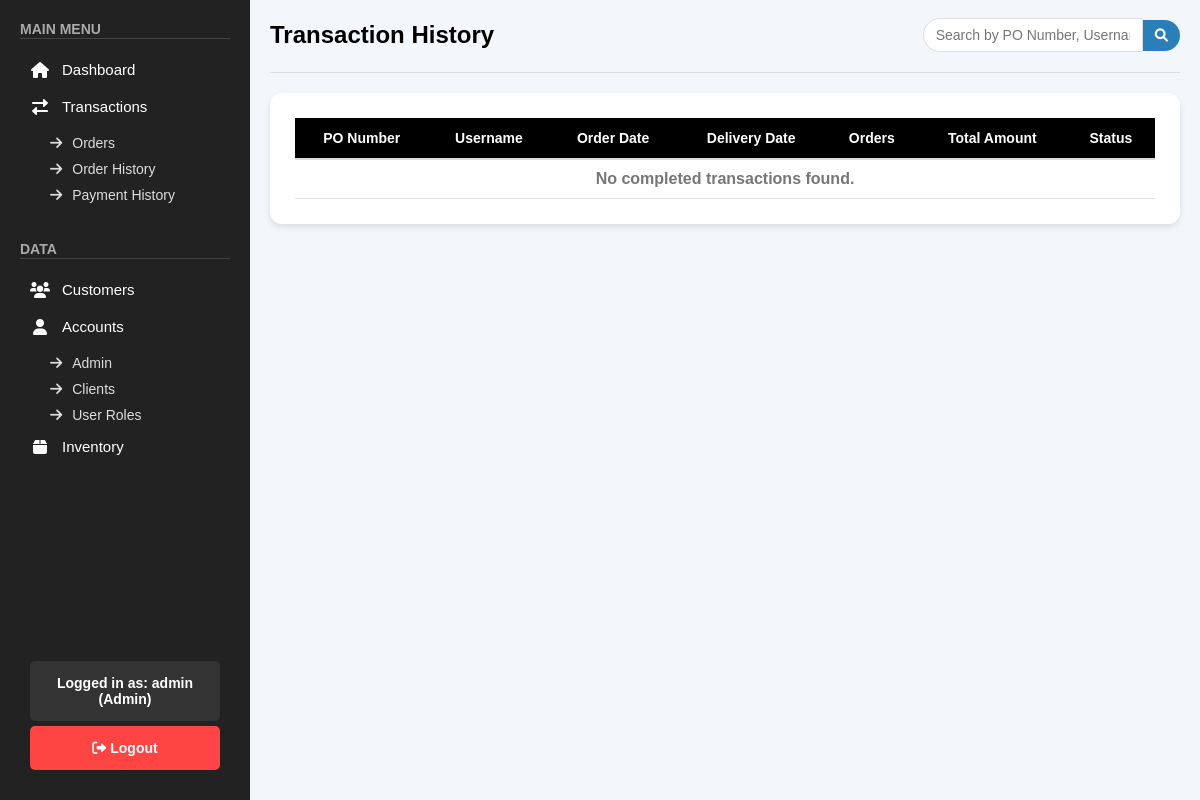
/public/pages/order_history.php (signed in), run on an earlier commit of the app's database.
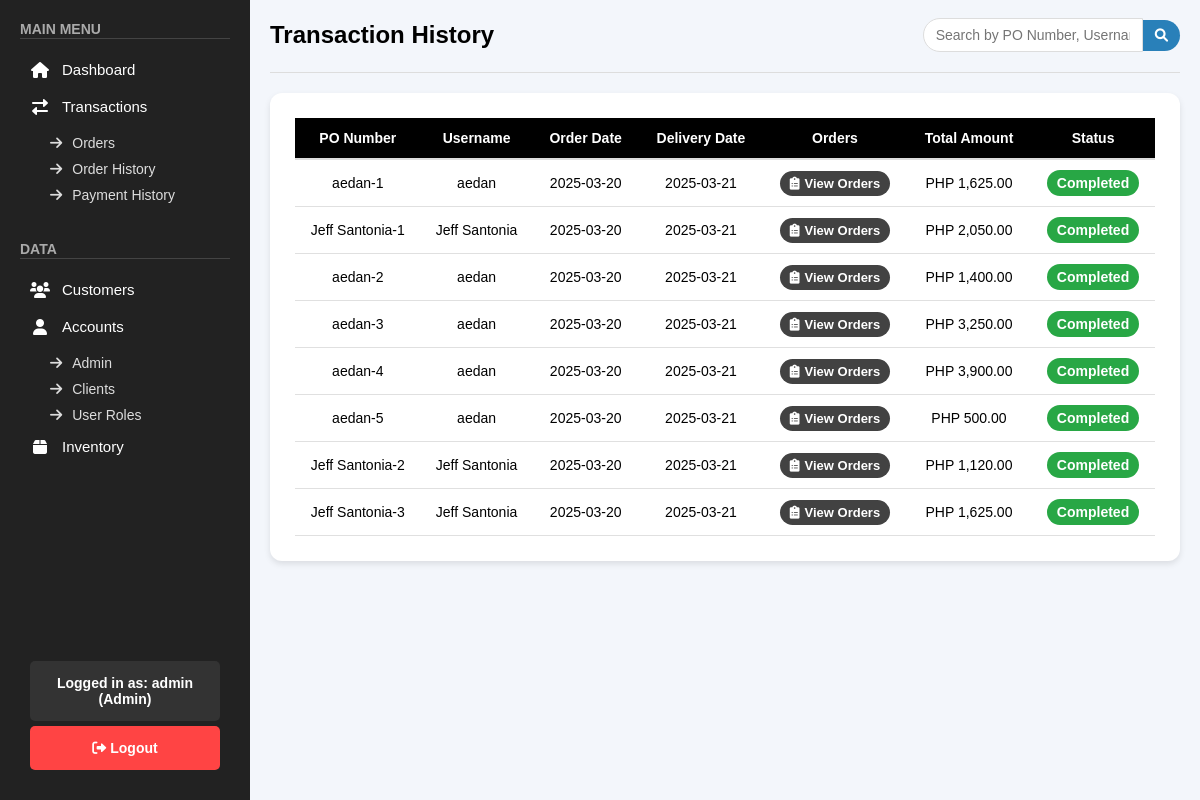
And on a later commit of the database.
### tables this page shows
CREATE TABLE `orders` (
  `id` int(11) NOT NULL,
  `po_number` varchar(255) NOT NULL,
  `username` varchar(255) NOT NULL,
  `order_date` date NOT NULL,
  `delivery_date` date NOT NULL,
  `orders` longtext DEFAULT NULL CHECK (json_valid(`orders`)),
  `total_amount` decimal(10,2) NOT NULL,
  `status` enum('Pending','Active','Rejected','Completed') NOT NULL DEFAULT 'Pending'
);

### public/pages/order_history.php (the view, shortened to what this page needs)
<?php
include "../../backend/check_role.php";
$orders = [];
$sql = "SELECT po_number, username, order_date, delivery_date, orders, total_amount, status
        FROM orders
        WHERE status = 'Completed'
        ORDER BY order_date DESC";
$result = $conn->query($sql);
if ($result && $result->num_rows > 0) {
    while ($row = $result->fetch_assoc()) {
        $orders[] = $row;
    }
}
?>
<!DOCTYPE html>
<html lang="en">
<head>
    <link rel="stylesheet" href="/top_exchange/public/css/orders.css">
    <link rel="stylesheet" href="/top_exchange/public/css/sidebar.css">
    <link rel="stylesheet" href="https://cdnjs.cloudflare.com/ajax/libs/font-awesome/6.0.0/css/all.min.css">
</head>
<body>
    <?php include '../sidebar.php'; ?>
    <div class="main-content">
        <div class="orders-header">
            <h1>Transaction History</h1>
            <div class="search-container">
                <input type="text" id="searchInput" placeholder="Search by PO Number, Username, or Order Date...">
                <button class="search-btn"><i class="fas fa-search"></i></button>
            </div>
        </div>
        <div class="orders-table-container">
            <table class="orders-table">
                <thead>
                    <tr>
                        <th>PO Number</th>
                        <th>Username</th>
                        <th>Order Date</th>
                        <th>Delivery Date</th>
                        <th>Orders</th>
                        <th>Total Amount</th>
                        <th>Status</th>
                    </tr>
                </thead>
                <tbody>
                    <?php if (count($orders) > 0): ?>
                        <?php foreach ($orders as $order): ?>
                            <tr>
                                <td><?= htmlspecialchars($order['po_number']) ?></td>
                                <td><?= htmlspecialchars($order['username']) ?></td>
                                <td><?= htmlspecialchars($order['order_date']) ?></td>
                                <td><?= htmlspecialchars($order['delivery_date']) ?></td>
                                <td>
                                    <button class="view-orders-btn"
                                            onclick="viewOrderDetails('<?= htmlspecialchars($order['orders']) ?>', '<?= htmlspecialchars($order['po_number']) ?>', '<?= htmlspecialchars($order['username']) ?>')">
                                        <i class="fas fa-clipboard-list"></i>
                                            View Orders
                                    </button>
                                </td>
                                <td>PHP <?= htmlspecialchars(number_format($order['total_amount'], 2)) ?></td>
                                <td><span class="status-badge status-completed">Completed</span></td>
                            </tr>
                        <?php endforeach; ?>
                    <?php else: ?>
                        <tr>
                            <td colspan="7" class="no-orders">No completed transactions found.</td>
                        </tr>
                    <?php endif; ?>
                </tbody>
            </table>
        </div>
    </div>
</body>
</html>

### public/sidebar.php (shortened to what this page needs)
<?php
include_once "../../backend/check_role.php";
$role = $_SESSION['role'] ?? 'guest';
$stmt = $conn->prepare("SELECT pages FROM roles WHERE role_name = ? AND status = 'active'");
$stmt->bind_param("s", $role);
$stmt->execute();
$stmt->bind_result($pages);
$allowedPages = array_map('trim', explode(',', $pages));
?>
<div class="sidebar">
    <div>
        <div class="menu-section">
            <span class="menu-title"><b>MAIN MENU</b></span>
            <hr>
            <?php if (in_array('Dashboard', $allowedPages)): ?>
                <a href="/top_exchange/public/pages/dashboard.php" class="menu-item">
                    <i class="fas fa-home"></i> Dashboard
                </a>
            <?php endif; ?>
            <?php if (in_array('Transactions', $allowedPages) || in_array('Orders', $allowedPages) || in_array('Forecast', $allowedPages) || in_array('Order History', $allowedPages)): ?>
                <div class="submenu">
                    <span class="menu-item no-hover">
                        <i class="fas fa-exchange-alt"></i> Transactions
                    </span>
                    <div class="submenu-items">
                        <?php if (in_array('Orders', $allowedPages)): ?>
                            <a href="/top_exchange/public/pages/orders.php" class="submenu-item">
                                <i class="fas fa-arrow-right"></i> Orders
                            </a>
                        <?php endif; ?>
                        <?php if (in_array('Order History', $allowedPages)): ?>
                            <a href="/top_exchange/public/pages/order_history.php" class="submenu-item">
                                <i class="fas fa-arrow-right"></i> Order History
                            </a>
                        <?php if (in_array('Payment History', $allowedPages)): ?>
                            <a href="/top_exchange/public/pages/payment_history.php" class="submenu-item">
                                <i class="fas fa-arrow-right"></i> Payment History
                            </a>
                        <?php endif; ?>
                        <?php endif; ?>
                    </div>
                </div>
            <?php endif; ?>
        </div>
        <div class="menu-section">
            <span class="menu-title"><b>DATA</b></span>
            <hr>
            <?php if (in_array('Customers', $allowedPages)): ?>
                <a href="/top_exchange/public/pages/customers.php" class="menu-item">
                    <i class="fas fa-users"></i> Customers
                </a>
            <?php endif; ?>
            <?php if (in_array('Accounts - Admin', $allowedPages) || in_array('Accounts - Clients', $allowedPages) || in_array('User Roles', $allowedPages)): ?>
                <div class="submenu">
                    <span class="menu-item no-hover">
                        <i class="fas fa-user"></i> Accounts
                    </span>
                    <div class="submenu-items">
                        <?php if (in_array('Accounts - Admin', $allowedPages)): ?>
                            <a href="/top_exchange/public/pages/accounts.php" class="submenu-item">
                                <i class="fas fa-arrow-right"></i> Admin
                            </a>
                        <?php endif; ?>
                        <?php if (in_array('Accounts - Clients', $allowedPages)): ?>
                            <a href="/top_exchange/public/pages/accounts_clients.php" class="submenu-item">
                                <i class="fas fa-arrow-right"></i> Clients
                            </a>
                        <?php endif; ?>
                        <?php if (in_array('User Roles', $allowedPages)): ?>
                            <a href="/top_exchange/public/pages/user_roles.php" class="submenu-item">
                                <i class="fas fa-arrow-right"></i> User Roles
                            </a>
                        <?php endif; ?>
                    </div>
                </div>
            <?php endif; ?>
            <?php if (in_array('Inventory', $allowedPages)): ?>
                <a href="/top_exchange/public/pages/inventory.php" class="menu-item">
                    <i class="fas fa-box"></i> Inventory
                </a>
            <?php endif; ?>
        </div>
    </div>
    <div class="account-section">
        <div class="account-info">
            Logged in as:
            <strong>
                <?php
                echo isset($_SESSION['username'])
                    ? htmlspecialchars($_SESSION['username'])
                    : "Guest";
                ?>
            </strong> (<?= htmlspecialchars(ucfirst($role)) ?>)
        </div>
        <a href="/top_exchange/backend/logout.php" class="logout-btn">
            <i class="fas fa-sign-out-alt"></i> Logout
        </a>
    </div>
</div>

### public/css/orders.css (style rules this page uses)
body { font-family: Arial, sans-serif; background-color: #f3f6fb; margin: 0; box-sizing: border-box; }
.orders-header { display: flex; justify-content: space-between; align-items: center; margin-bottom: 20px; padding-bottom: 20px; border-bottom: 1px solid #ddd; }
.orders-header h1 { font-size: 24px; font-weight: bold; display: flex; align-items: center; gap: 12px; }
.orders-table-container { background-color: #ffffff; padding: 25px; border-radius: 12px; box-shadow: 0px 3px 6px rgba(0, 0, 0, 0.1); }
.orders-table { width: 100%; border-collapse: collapse; font-size: 14px; }
.orders-table th { background-color: black; color: white; font-weight: bold; padding: 12px; text-align: center; border-bottom: 2px solid #ddd; }
.orders-table td { padding: 10px; text-align: center; border-bottom: 1px solid #e0e0e0; }
.view-orders-btn { background-color: #424242; color: white; padding: 5px 10px; font-size: 13px; font-weight: 600; border-radius: 80px; border: none; cursor: pointer; display: inline-flex; align-items: center; gap: 5px; transition: background-color 0.3s; }
.status-badge { padding: 5px 10px; border-radius: 80px; font-weight: 600; color: white; display: inline-block; }
.status-completed { color: #45A049; font-weight: 600; }
.status-completed { background-color: #28a745; color: white; }
.no-orders { text-align: center; font-size: 16px; font-weight: bold; color: #777; padding: 20px; }

### public/css/sidebar.css (style rules this page uses)
* { margin: 0; padding: 0; box-sizing: border-box; font-family: Arial, sans-serif; text-decoration: none; }
.sidebar { width: 250px; background: #222; color: white; padding: 20px; display: flex; flex-direction: column; justify-content: space-between; height: 100vh; position: fixed; left: 0; top: 0; }
.menu-section { margin-bottom: 32px; }
.menu-title { font-size: 14px; font-weight: bold; color: #aaa; margin-bottom: 10px; margin-top: 20px; }
hr { border: none; height: 1px; background: #444; margin-bottom: 12px; }
.menu-item { display: flex; align-items: center; gap: 10px; background: none; border: none; color: white; font-size: 15px; font-weight: 400; padding: 10px 15px; width: 100%; text-align: left; cursor: pointer; transition: background 0.2s ease-in-out; border-radius: 4px; }
.submenu { display: flex; flex-direction: column; }
.submenu-items { display: flex; flex-direction: column; margin-left: 20px; margin-top: 5px; }
.submenu-item { display: flex; align-items: center; gap: 10px; background: none; border: none; color: #ddd; font-size: 14px; font-weight: 400; padding: 5px 10px; width: 100%; text-align: left; cursor: pointer; transition: background 0.2s ease-in-out; border-radius: 4px; }
.account-section { margin-top: auto; display: flex; flex-direction: column; align-items: stretch; gap: 5px; padding: 10px; width: 100%; background-color: #222; }
.account-info { background: #333; padding: 14px; border-radius: 5px; font-size: 14px; color: white; font-weight: bold; text-align: center; width: 100%; }
.logout-btn { background: #ff4444; padding: 14px; font-size: 14px; font-weight: bold; color: white; text-align: center; border: none; border-radius: 5px; cursor: pointer; transition: background 0.2s ease; width: 100%; }
.main-content { margin-left: 250px; padding: 20px; }
.menu-item { display: flex; align-items: center; gap: 12px; padding: 10px; font-size: 15px; font-weight: 400; color: white; text-align: left; border-radius: 4px; transition: background 0.2s ease-in-out; cursor: pointer; }
.menu-item i { width: 20px; text-align: center; font-size: 16px; }

### public/pages/order_history.php (style rules this page uses)
.main-content { padding-top: 0; }
.search-container { display: flex; align-items: center; }
.search-container input { padding: 8px 12px; border-radius: 20px 0 0 20px; border: 1px solid #ddd; font-size: 14px; width: 220px; }
.search-container .search-btn { background-color: #2980b9; color: white; border: none; border-radius: 0 20px 20px 0; padding: 8px 12px; cursor: pointer; }

What changed in the data, as far as the page shows it:
added orders: po_number "aedan-1", username "aedan", order_date "2025-03-20", delivery_date "2025-03-21", total_amount "1,625.00"
added orders: po_number "Jeff Santonia-1", username "Jeff Santonia", order_date "2025-03-20", delivery_date "2025-03-21", total_amount "2,050.00"
added orders: po_number "aedan-2", username "aedan", order_date "2025-03-20", delivery_date "2025-03-21", total_amount "1,400.00"
added orders: po_number "aedan-3", username "aedan", order_date "2025-03-20", delivery_date "2025-03-21", total_amount "3,250.00"
added orders: po_number "aedan-4", username "aedan", order_date "2025-03-20", delivery_date "2025-03-21", total_amount "3,900.00"
added orders: po_number "aedan-5", username "aedan", order_date "2025-03-20", delivery_date "2025-03-21", total_amount "500.00"
added orders: po_number "Jeff Santonia-2", username "Jeff Santonia", order_date "2025-03-20", delivery_date "2025-03-21", total_amount "1,120.00"
added orders: po_number "Jeff Santonia-3", username "Jeff Santonia", order_date "2025-03-20", delivery_date "2025-03-21", total_amount "1,625.00"
Also different on the page:
text no longer shown: "No completed transactions found."
